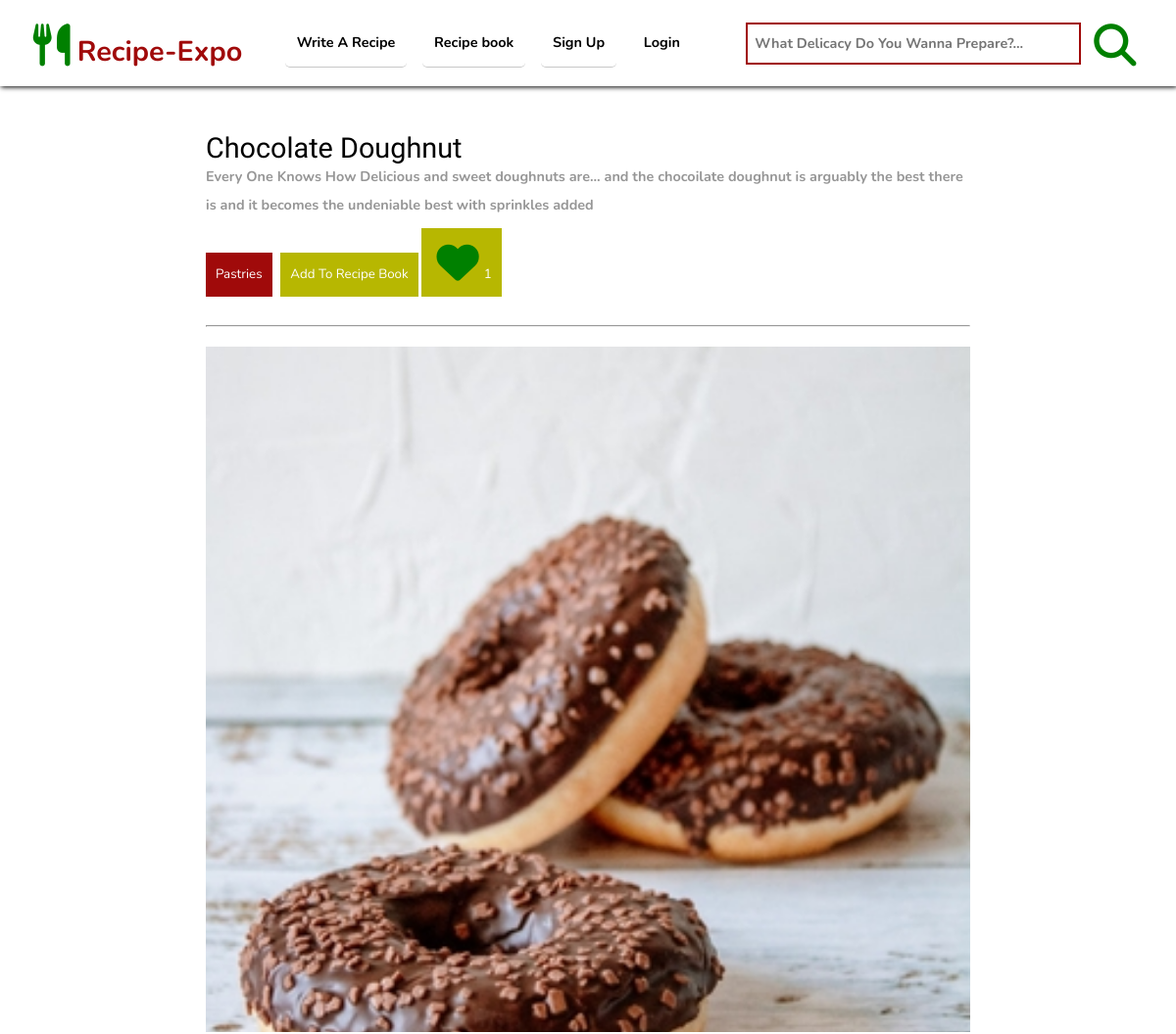
The app's page /recipes/chocolate-doughnut/6bc0dae81eb54213bb85d8b73714e9b0/ (upper part), older data.
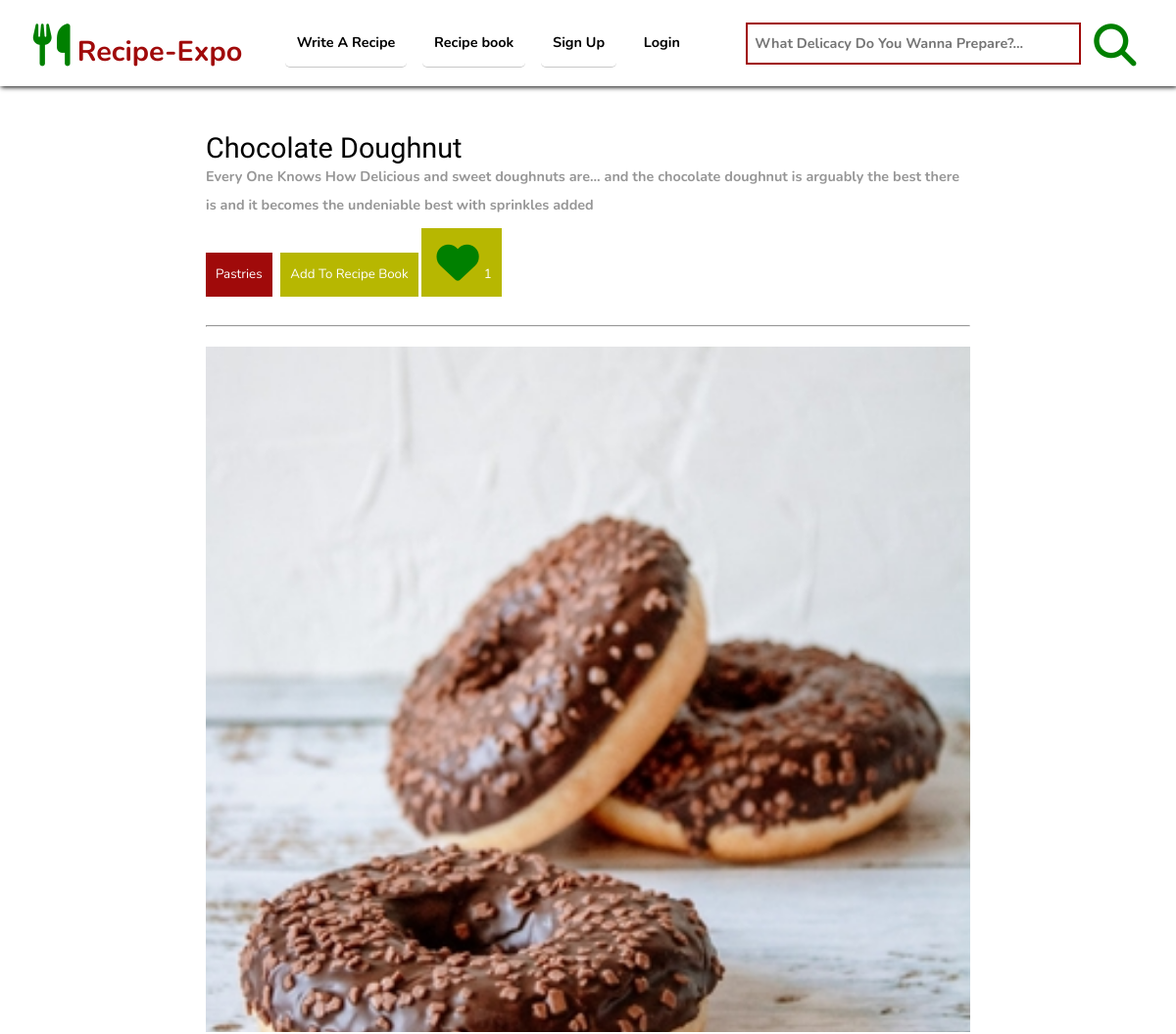
The same page, newer data.
### recipes/models.py (models this page shows, shortened)
class Recipe(models.Model):
    recipe_categories = (
        ('Dessert','Dessert'),
        ('Drinks','Drinks'),
        ('Healthy and Tasty', 'Healthy and Tasty'),
        ('Native', 'Native'),
        ('Pastries', 'Pastries'),
        ('Soup','Soup'),
        ('Veggies', 'Veggies'),
    )
    servings  = (
        ("1 to 3","1 to 3"),
        ("3 to 5","3 to 5"),
        ("5 to 7","5 to 7"),
        ("more Than 7", "more Than 7"),
    )
    user = models.ForeignKey(User,on_delete=models.SET_NULL, related_name = "my_recipes", null = True)
    recipe_name = models.CharField(max_length=200)
    recipe_info = models.TextField(max_length=1000, help_text="Give Some Information About This recipe", blank=True, null = True)
    recipe_image = ResizedImageField(size = [600,600],upload_to = "uploads/recipe_images", force_format = "jpeg", quality = 100)
    recipe_preparation = RichTextField()
    preparation_time = models.IntegerField(help_text="Time to prepare the ingredients, e.g 10 (for 10 minutes)")
    cooking_time = models.IntegerField(help_text="Time to cook the ingredients, e.g 10 (for 10 minutes)")
    category = models.CharField(choices=recipe_categories, max_length=20)
    serving = models.CharField(choices = servings, max_length=15)
    created = models.DateTimeField(auto_now_add=True, blank = True, null = True, editable=False)
    updated = models.DateTimeField(auto_now = True, blank = True, null = True, editable=False)
    youtube_video_url = EmbedVideoField(blank = True, null =True)
    id = models.UUIDField(default=uuid.uuid4, unique = True, primary_key=True)
    slug = models.SlugField(unique = True, max_length = 200)
    class Meta:
        ordering = ['-created']
    def get_recent_comments(self):
        comments = self.comments.all()[0:5]
        return comments
    def num_of_likes(self):
        likes = self.recipe_likes
        likes = likes.count()
        return likes

### recipes/views.py (the view)
# urls.py: path("<str:slug>/<str:id>/", single_recipe, name = "single_recipe"),
def single_recipe(request, slug, id):
    try:
        recipe = Recipe.objects.get(id = id)
    except:
        return HttpResponseNotFound()
    total_time = recipe.preparation_time + recipe.cooking_time
    recipe_comments = recipe.get_recent_comments()
    added_to_recipe_book = False
    liked_recipe = False
    if request.user.is_authenticated:
        added_to_recipe_book = recipe.added_to_recipe_book(request.user)
        liked_recipe = recipe.already_liked_recipe(request.user)
    if request.method == "POST":
        message = request.POST['comment_message']
        new_comment = Comment.objects.create(user=request.user, recipe=recipe, message=message)
        new_comment.save()
        return redirect("single_recipe", slug, id)
    context = {
        'recipe':recipe,
        'total_time':total_time,
        'recipe_comments':recipe_comments,
        'num_of_comments':recipe_comments.count(),
        'in_recipe_book': added_to_recipe_book,
        'liked_recipe':liked_recipe,
    }
    return render(request,"recipes/single-recipe.html", context)

### recipes/templates/recipes/single-recipe.html (shortened to what this page needs)
{% extends 'home.html' %}
{% load static %}
{%load embed_video_tags%}
    {%block styles%}
    <link rel="stylesheet" href="{% static 'styles/single-recipe.css'%}">
    {%endblock styles%}
    {%block content%}
    <br>
    <main>
        <div class="single-recipe-wrapper">
            <div class="recipe-details">
                <h1 class="recipe-name">{{recipe.recipe_name}}</h1>
                <h4 class=" faint">{{recipe.recipe_info}}</h4>
                <button>{{recipe.category}}</button>
                {%if recipe.user == user%}
                <button><a href=" {%url 'update_recipe' recipe.id %} " style="color: white;">Update Recipe</a></button>
                {%else%}
                    {%if in_recipe_book%}
                        <form action=" {% url 'remove_recipe' %} " method="post">
                            {%csrf_token%}
                            <input type="hidden" value="{{recipe.id}}" name = "recipe_id">
                            <button>Remove From Recipe Book</button>
                        </form>
                    {%else%}
                        <form action=" {% url 'add_to_recipe_book' %} " method="post">
                            <button>Add To Recipe Book</button>
                        </form>
                    {%endif%}
                {%endif%}
                <button> <i class="fa fa-heart"></i> {{recipe.num_of_likes}}</button>
            </div>
            <br>
            <hr>
            <div class="recipe-featured-image">
                <img src="{{recipe.recipe_image.url}}" alt="">
            </div>
            <br><br>
        </div>
    </main>
    {%endblock content%}

Row changes from the older to the newer data that the page shows:
changed Recipe "Chocolate Doughnut": recipe_info "…doughnuts are... and the chocoilate doughnut is arguably the…" → "…doughnuts are... and the chocolate doughnut is arguably the…"
